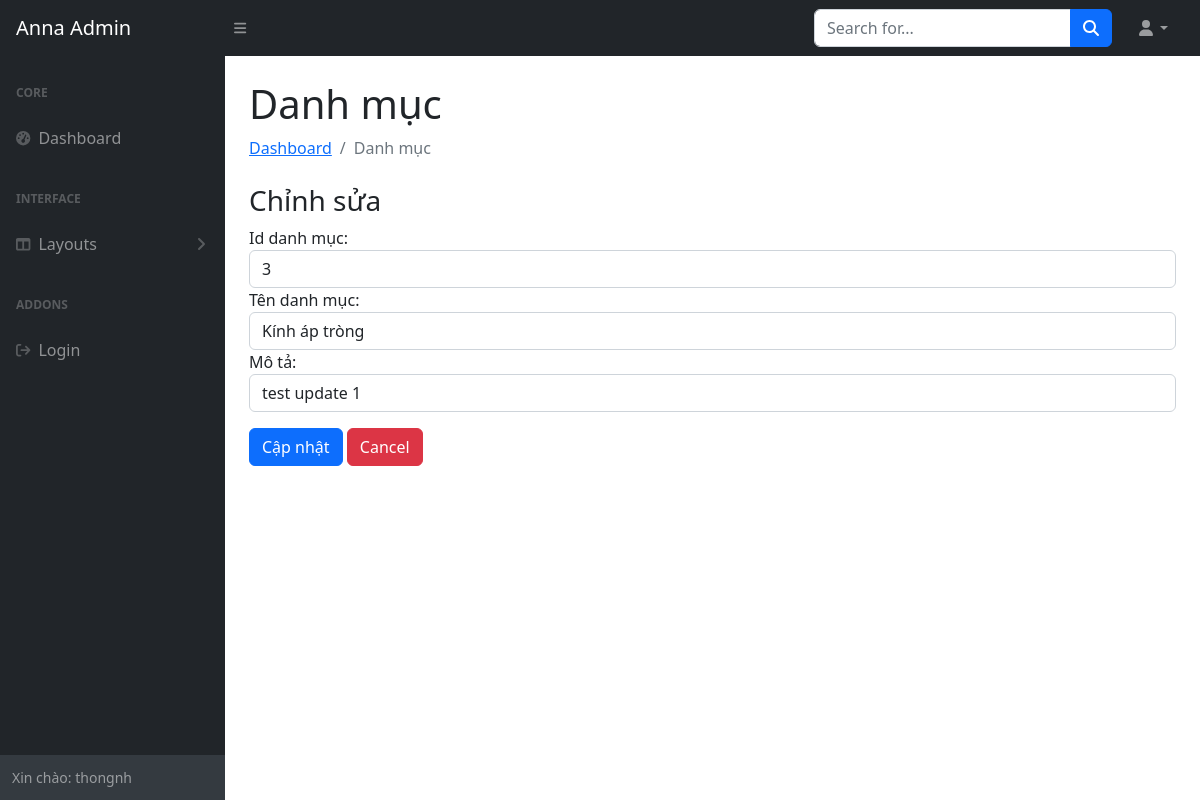
Screenshot of /Admin/index.php?pg=updatedm&id_danhmuc=3 (signed in) with the database file from the repository.
### tables this page shows
CREATE TABLE `danhmuc` (
  `id_danhmuc` int(9) NOT NULL,
  `ten` varchar(100) NOT NULL,
  `mo_ta` text NOT NULL
);

### Dao/pdo.php (called while the page is built, shortened)
<?php
function pdo_get_connection(){
    $dburl = "mysql:host=localhost;dbname=anna;charset=utf8";
    $username = 'root';
    $password = '';
    $conn = new PDO($dburl, $username, $password);
    $conn->setAttribute(PDO::ATTR_ERRMODE, PDO::ERRMODE_EXCEPTION);
    return $conn;
}
function pdo_query_one($sql){
    $sql_args = array_slice(func_get_args(), 1);
    try{
        $conn = pdo_get_connection();
        $stmt = $conn->prepare($sql);
        $stmt->execute($sql_args);
        $row = $stmt->fetch(PDO::FETCH_ASSOC);
        return $row;
    }
    catch(PDOException $e){
        throw $e;
    }
    finally{
        unset($conn);
    }
}

### Dao/danhmuc.php (called while the page is built, shortened)
<?php
function get_danhmuc_id($id_dm) {
    $sql = "SELECT * FROM danhmuc WHERE id_danhmuc = ?";
    return pdo_query_one($sql, $id_dm);
}

### Admin/public/updatedm.php (the view, shortened to what this page needs)
<div id="layoutSidenav_content">
    <main>
        <div class="container-fluid px-4">
            <h1 class="mt-4">Danh mục</h1>
            <ol class="breadcrumb mb-4">
                <li class="breadcrumb-item"><a href="index.html">Dashboard</a></li>
                <li class="breadcrumb-item active">Danh mục</li>
            </ol>
        </div>
        <div class="add-catalog container px-4 fz-1">
            <h3 class="add-catalog-title">Chỉnh sửa</h3>
            <?php
        extract($id);
        ?>
            <form class="formmain" action="index.php?pg=update" method="post">
                <div class="form-group">
                    <label for="category-name">Id danh mục:</label>
                    <input type="text" class="form-control" id="category-name" value="<?=$id_danhmuc?>"
                        name="id_danhmuc">
                </div>
                <div class="form-group">
                    <label for="category-name">Tên danh mục:</label>
                    <input type="text" class="form-control" id="category-name" value="<?=$ten?>" name="ten">
                </div>
                <div class="form-group">
                    <label for="category-description">Mô tả:</label>
                    <input type="text" class="form-control" id="category-description" value="<?=$mo_ta?>" name="mo_ta">
                </div>
                <div class="py-3">
                    <input type="submit" class="btn btn-primary" name="btn-update" value="Cập nhật">
                    <a href="index.php?pg=danhmuc" type="submit" class="btn btn-danger" name="btn-cancel">Cancel</a>
                </div>
            </form>
        </div>
</div>
</div>

### rows the page displays
danhmuc: id_danhmuc "3", ten "Kính áp tròng", mo_ta "test update 1"

### other values shown
$admin["username"] "thongnh"
